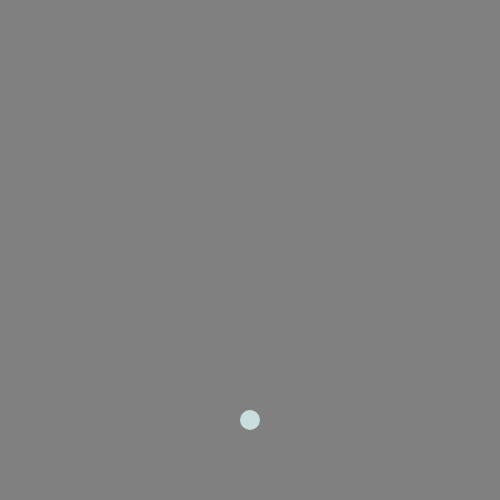
Frame 1 (no input)
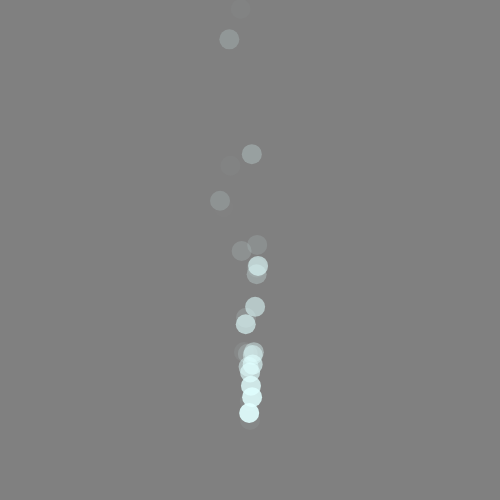
Frame 60 (no input)
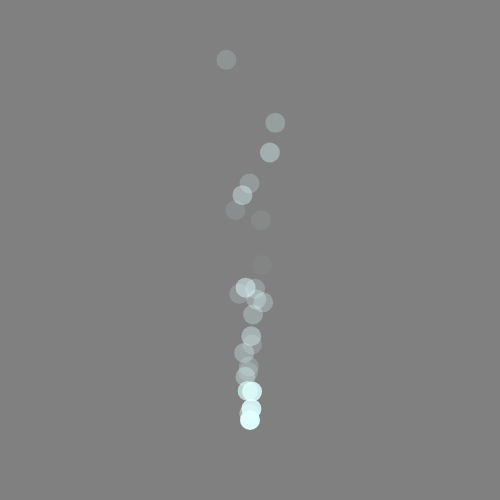
Frame 120 (the mouse pressed at the canvas centre since frame 60)

The p5.js sketch that drew these frames (run headless with seeded random() and noise() and a simulated clock; from frame 60 on, the mouse is pressed at the canvas centre):

// p5.js sketch
// ── sketch.js
let cars = [];

function setup() {
  createCanvas(500, 500);
  //
  // for (let i = 0; i < 20; i++) {
  //   cars.push(new Car());
  //}
  noStroke() ;
}

function draw() {
  background('grey');
  cars.push(new Car());

  for (let i = 0; i < cars.length; i++) {
    cars[i].display();
    cars[i].move();
    if (cars[i].a <= 0) {
      cars.splice(i, 1) ;
    }
  }
}


class Car {
  constructor() {
    // attributes
    this.pos = createVector(width / 2, height - 80);
    this.vel = createVector(random(-.8, .8), random(-10, -5));
    this.r = 225 ; //random(255);
    this.g = 255 ; //random(255);
    this.b = 255 ; //random(255);
    this.a = random(255);
  }

  // methods

  display() {
    fill(this.r, this.g, this.b, this.a);
    ellipse(this.pos.x, this.pos.y, 20);
  }

  move() {
    this.pos.add(this.vel);
    this.a =  this.a - 5;
    // if (this.pos.x > width) this.pos.x = 0;
    // if (this.pos.x < 0) this.pos.x = width;
    // if (this.pos.y > height) this.pos.y = 0;
    // if (this.pos.y < 0) this.pos.y = height;
  }

}
